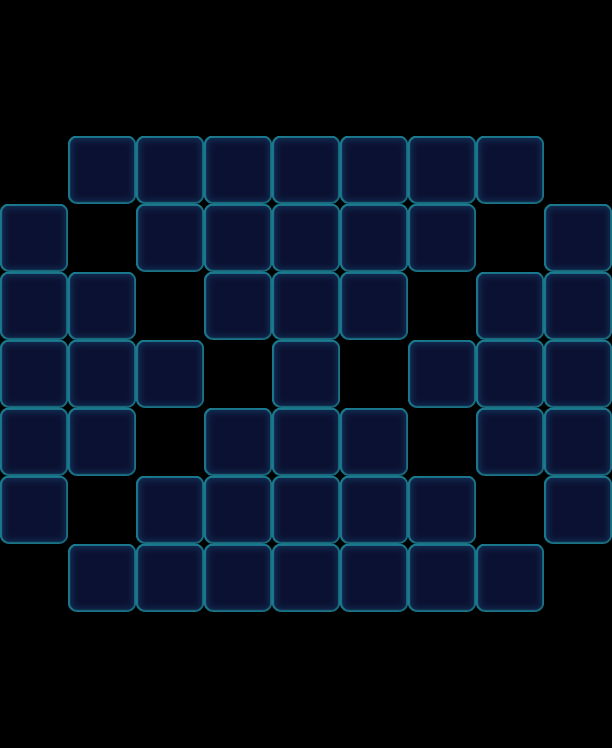

Rendered tile map (Tiled .tmx) drawn with the repository's tilesets; below, a short description and the map source with its tile grids summarised:
An orthogonal 9x11 tile map with 68x68 px tiles, 1 tile layer (Valid), 2 tilesets and 68 objects (35x Floor, 19x Factory_Normal, 14x Stone).

<map version="1.0" orientation="orthogonal" width="9" height="11" tilewidth="68" tileheight="68">
 <tileset firstgid="1" name="game_grid1" tilewidth="68" tileheight="68">
  <image source="game_grid1.png" width="68" height="68" />
 </tileset>
 <tileset firstgid="2" name="map" tilewidth="68" tileheight="68">
  <image source="map.png" width="1024" height="1024" />
 </tileset>
 <layer name="Valid" width="9" height="11">
  <data>[99 cells, 49 non-empty, 1 distinct tile ids]</data>
 </layer>
 <objectgroup name="BottomObj" width="9" height="11">
  <object name="Jelly" type="Floor" gid="33" x="68" y="204">
   <properties>
    <property name="Layers" value="2" />
   </properties>
  </object>
  <object name="Jelly" type="Floor" gid="33" x="204" y="204">
   <properties>
    <property name="Layers" value="2" />
   </properties>
  </object>
  <object name="Jelly" type="Floor" gid="33" x="272" y="204">
   <properties>
    <property name="Layers" value="2" />
   </properties>
  </object>
  <object name="Jelly" type="Floor" gid="33" x="340" y="204">
   <properties>
    <property name="Layers" value="2" />
   </properties>
  </object>
  <object name="Jelly" type="Floor" gid="33" x="476" y="204">
   <properties>
    <property name="Layers" value="2" />
   </properties>
  </object>
  <object name="Jelly" type="Floor" gid="33" x="68" y="612">
   <properties>
    <property name="Layers" value="2" />
   </properties>
  </object>
  <object name="Jelly" type="Floor" gid="33" x="204" y="612">
   <properties>
    <property name="Layers" value="2" />
   </properties>
  </object>
  <object name="Jelly" type="Floor" gid="33" x="272" y="612">
   <properties>
    <property name="Layers" value="2" />
   </properties>
  </object>
  <object name="Jelly" type="Floor" gid="33" x="476" y="612">
   <properties>
    <property name="Layers" value="2" />
   </properties>
  </object>
  <object name="Jelly" type="Floor" gid="33" x="544" y="272">
   <properties>
    <property name="Layers" value="2" />
   </properties>
  </object>
  <object name="Jelly" type="Floor" gid="33" x="544" y="408">
   <properties>
    <property name="Layers" value="2" />
   </properties>
  </object>
  <object name="Jelly" type="Floor" gid="33" x="544" y="544">
   <properties>
    <property name="Layers" value="2" />
   </properties>
  </object>
  <object name="Jelly" type="Floor" gid="33" x="0" y="272">
   <properties>
    <property name="Layers" value="2" />
   </properties>
  </object>
  <object name="Jelly" type="Floor" gid="33" x="0" y="408">
   <properties>
    <property name="Layers" value="2" />
   </properties>
  </object>
  <object name="Jelly" type="Floor" gid="33" x="0" y="544">
   <properties>
    <property name="Layers" value="2" />
   </properties>
  </object>
  <object name="Jelly" type="Floor" gid="33" x="340" y="612">
   <properties>
    <property name="Layers" value="2" />
   </properties>
  </object>
  <object name="Jelly" type="Floor" gid="33" x="272" y="408">
   <properties>
    <property name="Layers" value="2" />
   </properties>
  </object>
  <object name="Jelly" type="Floor" gid="32" x="408" y="204">
   <properties>
    <property name="Layers" value="1" />
   </properties>
  </object>
  <object name="Jelly" type="Floor" gid="32" x="136" y="204">
   <properties>
    <property name="Layers" value="1" />
   </properties>
  </object>
  <object name="Jelly" type="Floor" gid="32" x="204" y="272">
   <properties>
    <property name="Layers" value="1" />
   </properties>
  </object>
  <object name="Jelly" type="Floor" gid="32" x="272" y="272">
   <properties>
    <property name="Layers" value="1" />
   </properties>
  </object>
  <object name="Jelly" type="Floor" gid="32" x="340" y="272">
   <properties>
    <property name="Layers" value="1" />
   </properties>
  </object>
  <object name="Jelly" type="Floor" gid="32" x="544" y="340">
   <properties>
    <property name="Layers" value="1" />
   </properties>
  </object>
  <object name="Jelly" type="Floor" gid="32" x="544" y="476">
   <properties>
    <property name="Layers" value="1" />
   </properties>
  </object>
  <object name="Jelly" type="Floor" gid="32" x="408" y="408">
   <properties>
    <property name="Layers" value="1" />
   </properties>
  </object>
  <object name="Jelly" type="Floor" gid="32" x="476" y="408">
   <properties>
    <property name="Layers" value="1" />
   </properties>
  </object>
  <object name="Jelly" type="Floor" gid="32" x="68" y="408">
   <properties>
    <property name="Layers" value="1" />
   </properties>
  </object>
  <object name="Jelly" type="Floor" gid="32" x="136" y="408">
   <properties>
    <property name="Layers" value="1" />
   </properties>
  </object>
  <object name="Jelly" type="Floor" gid="32" x="204" y="544">
   <properties>
    <property name="Layers" value="1" />
   </properties>
  </object>
  <object name="Jelly" type="Floor" gid="32" x="272" y="544">
   <properties>
    <property name="Layers" value="1" />
   </properties>
  </object>
  <object name="Jelly" type="Floor" gid="32" x="340" y="544">
   <properties>
    <property name="Layers" value="1" />
   </properties>
  </object>
  <object name="Jelly" type="Floor" gid="32" x="408" y="612">
   <properties>
    <property name="Layers" value="1" />
   </properties>
  </object>
  <object name="Jelly" type="Floor" gid="32" x="136" y="612">
   <properties>
    <property name="Layers" value="1" />
   </properties>
  </object>
  <object name="Jelly" type="Floor" gid="32" x="0" y="340">
   <properties>
    <property name="Layers" value="1" />
   </properties>
  </object>
  <object name="Jelly" type="Floor" gid="32" x="0" y="476">
   <properties>
    <property name="Layers" value="1" />
   </properties>
  </object>
 </objectgroup>
 <objectgroup name="MiddleObj" width="9" height="11" />
 <objectgroup color="#000000" name="TopObj" width="9" height="11">
  <object name="10" type="Factory_Normal" x="0" y="136" width="68" height="68">
   <properties>
    <property name="FactoryColorsConfig" value="Blue,Yellow,Pink,Purple" />
   </properties>
  </object>
  <object name="10" type="Factory_Normal" x="544" y="136" width="68" height="68">
   <properties>
    <property name="FactoryColorsConfig" value="Blue,Yellow,Pink,Purple" />
   </properties>
  </object>
  <object name="10" type="Factory_Normal" x="68" y="68" width="68" height="68">
   <properties>
    <property name="FactoryColorsConfig" value="Blue,Yellow,Pink,Purple" />
   </properties>
  </object>
  <object name="10" type="Factory_Normal" x="136" y="68" width="68" height="68">
   <properties>
    <property name="FactoryColorsConfig" value="Blue,Yellow,Pink,Purple" />
   </properties>
  </object>
  <object name="10" type="Factory_Normal" x="204" y="68" width="68" height="68">
   <properties>
    <property name="FactoryColorsConfig" value="Blue,Yellow,Pink,Purple" />
   </properties>
  </object>
  <object name="10" type="Factory_Normal" x="272" y="68" width="68" height="68">
   <properties>
    <property name="FactoryColorsConfig" value="Blue,Yellow,Pink,Purple" />
   </properties>
  </object>
  </objectgroup>
</map>
<!-- 27 of 68 objects omitted -->
